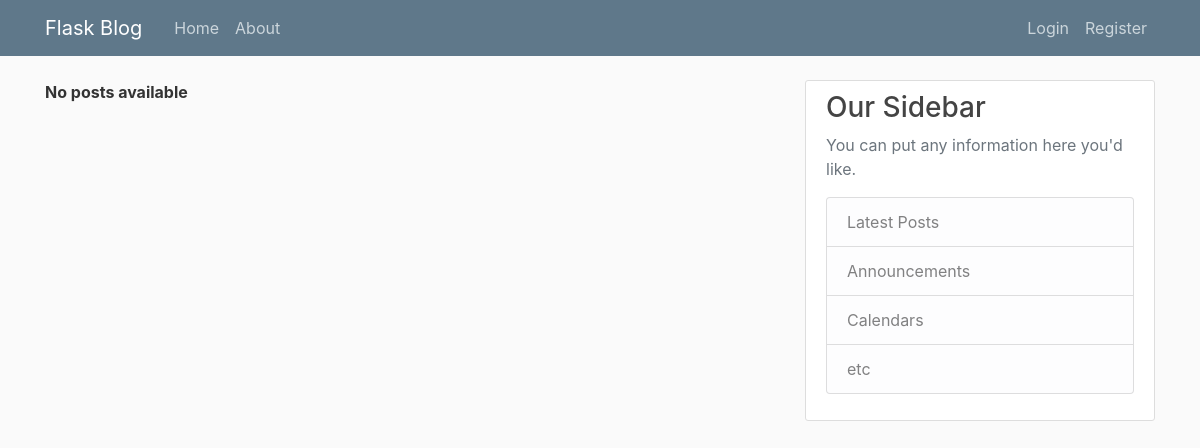
The page /index on the database as committed earlier.
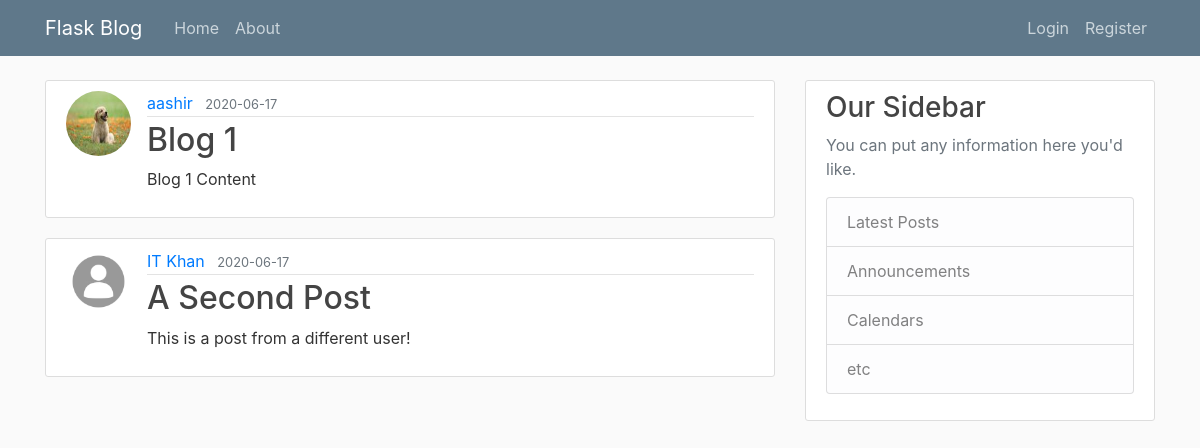
The same page on the database as committed later.
### flaskblog/models.py (models this page shows, shortened)
class Post(db.Model):
	id = db.Column(db.Integer, primary_key=True)
	title = db.Column(db.String(100), nullable=False)
	date_posted = db.Column(db.DateTime, nullable=False, default=datetime.utcnow)
	content = db.Column(db.Text, nullable=False)
	user_id = db.Column(db.Integer, db.ForeignKey('user.id'), nullable=False)

class User(db.Model, UserMixin):
	id = db.Column(db.Integer, primary_key=True)
	username = db.Column(db.String(20), unique=True, nullable=False)
	email = db.Column(db.String(120), unique=True, nullable=False)
	image_file = db.Column(db.String(120), nullable=False, default='default.jpg')
	password = db.Column(db.String(60), nullable=False)
	posts = db.relationship('Post', backref='author', lazy=True)

### flaskblog/routes.py (the view)
@app.route('/')
@app.route('/home')
@app.route('/index')
def index():
	posts = Post.query.all()
	return render_template('index.html', posts= posts)

### flaskblog/templates/index.html
{% extends 'layout.html' %}
{% block content %}
{% if not posts %}
	<strong>No posts available</strong>
{% endif %}
{% for post in posts %}
	<article class="media content-section">
	  <img class='rounded-circle article-img' src="{{ url_for('static', filename='profile_pics/'+post.author.image_file) }}">
	  <div class="media-body">
	    <div class="article-metadata">
	      <a class="mr-2" href="#">{{ post.author.username }}</a>
	      <small class="text-muted">{{ post.date_posted.strftime('%Y-%m-%d') }}</small>
	    </div>
	    <h2><a class="article-title" href="{{ url_for('post', post_id=post.id) }}">{{ post.title }}</a></h2>
	    <p class="article-content">{{ post.content }}</p>
	  </div>
	</article>
{% endfor %}
{% endblock content %}

### flaskblog/templates/layout.html (shortened to what this page needs)
<!DOCTYPE html>
<html>
<head>
    <link rel="stylesheet" href="https://stackpath.bootstrapcdn.com/bootstrap/4.5.0/css/bootstrap.min.css">
	<link rel="stylesheet" type='text/css' href="{{ url_for('static', filename='main.css') }}">
</head>
<body>
	<header class="site-header">
	  <nav class="navbar navbar-expand-md navbar-dark bg-steel fixed-top">
	    <div class="container">
	      <a class="navbar-brand mr-4" href="/">Flask Blog</a>
	      <div class="collapse navbar-collapse" id="navbarToggle">
	        <div class="navbar-nav mr-auto">
	          <a class="nav-item nav-link" href="{{url_for('index')}}">Home</a>
	          <a class="nav-item nav-link" href="{{url_for('about')}}">About</a>
	        </div>
	        <div class="navbar-nav">
	        	{% if current_user.is_authenticated %}
	        		<a class="nav-item nav-link" href="{{url_for('new_post')}}">New Post</a>
	        		<a class="nav-item nav-link" href="{{url_for('account')}}">Account</a>
	        		<a class="nav-item nav-link" href="{{url_for('logout')}}">Logout</a>
	        	{% else %}
		          <a class="nav-item nav-link" href="{{url_for('login')}}">Login</a>
		          <a class="nav-item nav-link" href="{{url_for('register')}}">Register</a>
		         {% endif %}
	        </div>
	      </div>
	    </div>
	  </nav>
	</header>
	<main role="main" class="container">
	  <div class="row">
	    <div class="col-md-8">
	      {% block content %}{% endblock %}
	    </div>
	    <div class="col-md-4">
	      <div class="content-section">
	        <h3>Our Sidebar</h3>
	        <p class='text-muted'>You can put any information here you'd like.
	          <ul class="list-group">
	            <li class="list-group-item list-group-item-light">Latest Posts</li>
	            <li class="list-group-item list-group-item-light">Announcements</li>
	            <li class="list-group-item list-group-item-light">Calendars</li>
	            <li class="list-group-item list-group-item-light">etc</li>
	          </ul>
	        </p>
	      </div>
	    </div>
	  </div>
	</main>
</body>
</html>

### flaskblog/static/main.css (style rules this page uses)
body { background: #fafafa; color: #333333; margin-top: 5rem; }
h1, h2, h3, h4, h5, h6 { color: #444444; }
.bg-steel { background-color: #5f788a; }
.site-header .navbar-nav .nav-link { color: #cbd5db; }
.content-section { background: #ffffff; padding: 10px 20px; border: 1px solid #dddddd; border-radius: 3px; margin-bottom: 20px; }
.article-title { color: #444444; }
.article-content { white-space: pre-line; }
.article-img { height: 65px; width: 65px; margin-right: 16px; }
.article-metadata { padding-bottom: 1px; margin-bottom: 4px; border-bottom: 1px solid #e3e3e3 }

Rows that differ between the two databases and show on the page:
added Post: image_file (picture), author.username "aashir", date_posted "2020-06-17", title "Blog 1", content "Blog 1 Content"
added Post: image_file (placeholder picture), author.username "IT Khan", date_posted "2020-06-17", title "A Second Post", content "This is a post from a different user!"
Other text that changed with them:
text no longer shown: "No posts available"
